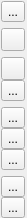
<?xml version="1.0" encoding="UTF-8"?>
<ui version="4.0">
 <class>mqObjectsControlsWidget</class>
 <widget class="QWidget" name="mqObjectsControlsWidget">
  <property name="geometry">
   <rect>
    <x>0</x>
    <y>0</y>
    <width>27</width>
    <height>214</height>
   </rect>
  </property>
  <property name="sizePolicy">
   <sizepolicy hsizetype="Fixed" vsizetype="Fixed">
    <horstretch>0</horstretch>
    <verstretch>0</verstretch>
   </sizepolicy>
  </property>
  <property name="windowTitle">
   <string>Form</string>
  </property>
  <layout class="QVBoxLayout" name="mainLayout">
   <property name="spacing">
    <number>0</number>
   </property>
   <property name="leftMargin">
    <number>0</number>
   </property>
   <property name="topMargin">
    <number>0</number>
   </property>
   <property name="rightMargin">
    <number>0</number>
   </property>
   <property name="bottomMargin">
    <number>0</number>
   </property>
   <item>
    <layout class="QHBoxLayout" name="horizontalLayout" stretch="0">
     <property name="spacing">
      <number>0</number>
     </property>
     <property name="topMargin">
      <number>1</number>
     </property>
     <property name="bottomMargin">
      <number>0</number>
     </property>
     <item>
      <layout class="QVBoxLayout" name="verticalLayout">
       <property name="spacing">
        <number>0</number>
       </property>
       <item alignment="Qt::AlignHCenter">
        <widget class="QToolButton" name="Delete">
         <property name="toolTip">
          <string>Delete selected objects</string>
         </property>
         <property name="text">
          <string>...</string>
         </property>
         <property name="icon">
          <iconset resource="../Icons/icons.qrc">
           <normaloff>:/Icons/delete2.png</normaloff>:/Icons/delete2.png</iconset>
         </property>
         <property name="checkable">
          <bool>false</bool>
         </property>
        </widget>
       </item>
       <item>
        <widget class="Line" name="line">
         <property name="sizePolicy">
          <sizepolicy hsizetype="Fixed" vsizetype="Fixed">
           <horstretch>23</horstretch>
           <verstretch>0</verstretch>
          </sizepolicy>
         </property>
         <property name="frameShadow">
          <enum>QFrame::Plain</enum>
         </property>
         <property name="lineWidth">
          <number>10</number>
         </property>
         <property name="orientation">
          <enum>Qt::Horizontal</enum>
         </property>
        </widget>
       </item>
       <item>
        <widget class="Line" name="line_5">
         <property name="sizePolicy">
          <sizepolicy hsizetype="Fixed" vsizetype="Fixed">
           <horstretch>0</horstretch>
           <verstretch>0</verstretch>
          </sizepolicy>
         </property>
         <property name="orientation">
          <enum>Qt::Horizontal</enum>
         </property>
        </widget>
       </item>
       <item alignment="Qt::AlignHCenter">
        <widget class="QToolButton" name="CreateLandmark">
         <property name="toolTip">
          <string>Create landmark at X,Y,Z</string>
         </property>
         <property name="text">
          <string/>
         </property>
         <property name="icon">
          <iconset resource="../Icons/icons.qrc">
           <normaloff>:/Icons/Lmk_xyz.png</normaloff>:/Icons/Lmk_xyz.png</iconset>
         </property>
         <property name="checkable">
          <bool>true</bool>
         </property>
         <property name="checked">
          <bool>false</bool>
         </property>
        </widget>
       </item>
       <item>
        <widget class="Line" name="line_2">
         <property name="sizePolicy">
          <sizepolicy hsizetype="Fixed" vsizetype="Fixed">
           <horstretch>0</horstretch>
           <verstretch>0</verstretch>
          </sizepolicy>
         </property>
         <property name="frameShadow">
          <enum>QFrame::Plain</enum>
         </property>
         <property name="orientation">
          <enum>Qt::Horizontal</enum>
         </property>
        </widget>
       </item>
       <item>
        <widget class="Line" name="line_8">
         <property name="sizePolicy">
          <sizepolicy hsizetype="Fixed" vsizetype="Fixed">
           <horstretch>0</horstretch>
           <verstretch>0</verstretch>
          </sizepolicy>
         </property>
         <property name="orientation">
          <enum>Qt::Horizontal</enum>
         </property>
        </widget>
       </item>
       <item alignment="Qt::AlignHCenter">
        <widget class="QToolButton" name="LandmarkMoveUp">
         <property name="toolTip">
          <string>Decrease landmark number (move up in list)</string>
         </property>
         <property name="text">
          <string/>
         </property>
         <property name="icon">
          <iconset resource="../Icons/icons.qrc">
           <normaloff>:/Icons/move_up.png</normaloff>:/Icons/move_up.png</iconset>
         </property>
         <property name="checkable">
          <bool>false</bool>
         </property>
        </widget>
       </item>
       <item alignment="Qt::AlignHCenter">
        <widget class="QToolButton" name="LandmarkMoveDown">
         <property name="toolTip">
          <string>Increase landmark number (move down in list)</string>
         </property>
         <property name="text">
          <string>...</string>
         </property>
         <property name="icon">
          <iconset resource="../Icons/icons.qrc">
           <normaloff>:/Icons/move_down.png</normaloff>:/Icons/move_down.png</iconset>
         </property>
         <property name="checkable">
          <bool>false</bool>
         </property>
        </widget>
       </item>
       <item>
        <widget class="Line" name="line_3">
         <property name="sizePolicy">
          <sizepolicy hsizetype="Fixed" vsizetype="Fixed">
           <horstretch>0</horstretch>
           <verstretch>0</verstretch>
          </sizepolicy>
         </property>
         <property name="frameShadow">
          <enum>QFrame::Plain</enum>
         </property>
         <property name="orientation">
          <enum>Qt::Horizontal</enum>
         </property>
        </widget>
       </item>
       <item>
        <widget class="Line" name="line_6">
         <property name="sizePolicy">
          <sizepolicy hsizetype="Fixed" vsizetype="Fixed">
           <horstretch>0</horstretch>
           <verstretch>0</verstretch>
          </sizepolicy>
         </property>
         <property name="orientation">
          <enum>Qt::Horizontal</enum>
         </property>
        </widget>
       </item>
       <item alignment="Qt::AlignHCenter">
        <widget class="QToolButton" name="EditActors">
         <property name="toolTip">
          <string>Edit first selected object name, color and matrix</string>
         </property>
         <property name="text">
          <string>...</string>
         </property>
         <property name="icon">
          <iconset resource="../Icons/icons.qrc">
           <normaloff>:/Icons/actor_edit.png</normaloff>:/Icons/actor_edit.png</iconset>
         </property>
        </widget>
       </item>
       <item alignment="Qt::AlignHCenter">
        <widget class="QToolButton" name="EditLandmarks">
         <property name="toolTip">
          <string>Edit first selected landmark coordinates</string>
         </property>
         <property name="text">
          <string>...</string>
         </property>
         <property name="icon">
          <iconset resource="../Icons/icons.qrc">
           <normaloff>:/Icons/Lmk_edit.png</normaloff>:/Icons/Lmk_edit.png</iconset>
         </property>
        </widget>
       </item>
       <item alignment="Qt::AlignHCenter">
        <widget class="QToolButton" name="EditFlags">
         <property name="toolTip">
          <string>Edit first selected flag label, length and color</string>
         </property>
         <property name="text">
          <string>...</string>
         </property>
         <property name="icon">
          <iconset resource="../Icons/icons.qrc">
           <normaloff>:/Icons/Flag02.png</normaloff>:/Icons/Flag02.png</iconset>
         </property>
        </widget>
       </item>
       <item>
        <widget class="Line" name="line_7">
         <property name="sizePolicy">
          <sizepolicy hsizetype="Fixed" vsizetype="Fixed">
           <horstretch>0</horstretch>
           <verstretch>0</verstretch>
          </sizepolicy>
         </property>
         <property name="orientation">
          <enum>Qt::Horizontal</enum>
         </property>
        </widget>
       </item>
       <item>
        <widget class="Line" name="line_4">
         <property name="sizePolicy">
          <sizepolicy hsizetype="Fixed" vsizetype="Fixed">
           <horstretch>0</horstretch>
           <verstretch>0</verstretch>
          </sizepolicy>
         </property>
         <property name="frameShadow">
          <enum>QFrame::Plain</enum>
         </property>
         <property name="orientation">
          <enum>Qt::Horizontal</enum>
         </property>
        </widget>
       </item>
       <item alignment="Qt::AlignHCenter">
        <widget class="QToolButton" name="LassoCutKeepInside">
         <property name="toolTip">
          <string>Lasso cut: keep inside selected area</string>
         </property>
         <property name="text">
          <string>...</string>
         </property>
         <property name="icon">
          <iconset resource="../Icons/icons.qrc">
           <normaloff>:/Icons/Lasso_keepinside.png</normaloff>:/Icons/Lasso_keepinside.png</iconset>
         </property>
        </widget>
       </item>
       <item alignment="Qt::AlignHCenter">
        <widget class="QToolButton" name="LassoCutKeepOutside">
         <property name="toolTip">
          <string>Lasso cut: keep outside selected area</string>
         </property>
         <property name="text">
          <string>...</string>
         </property>
         <property name="icon">
          <iconset resource="../Icons/icons.qrc">
           <normaloff>:/Icons/Lasso_keepoutside.png</normaloff>:/Icons/Lasso_keepoutside.png</iconset>
         </property>
        </widget>
       </item>
      </layout>
     </item>
    </layout>
   </item>
  </layout>
 </widget>
 <resources>
  <include location="../Icons/icons.qrc"/>
 </resources>
 <connections/>
</ui>
